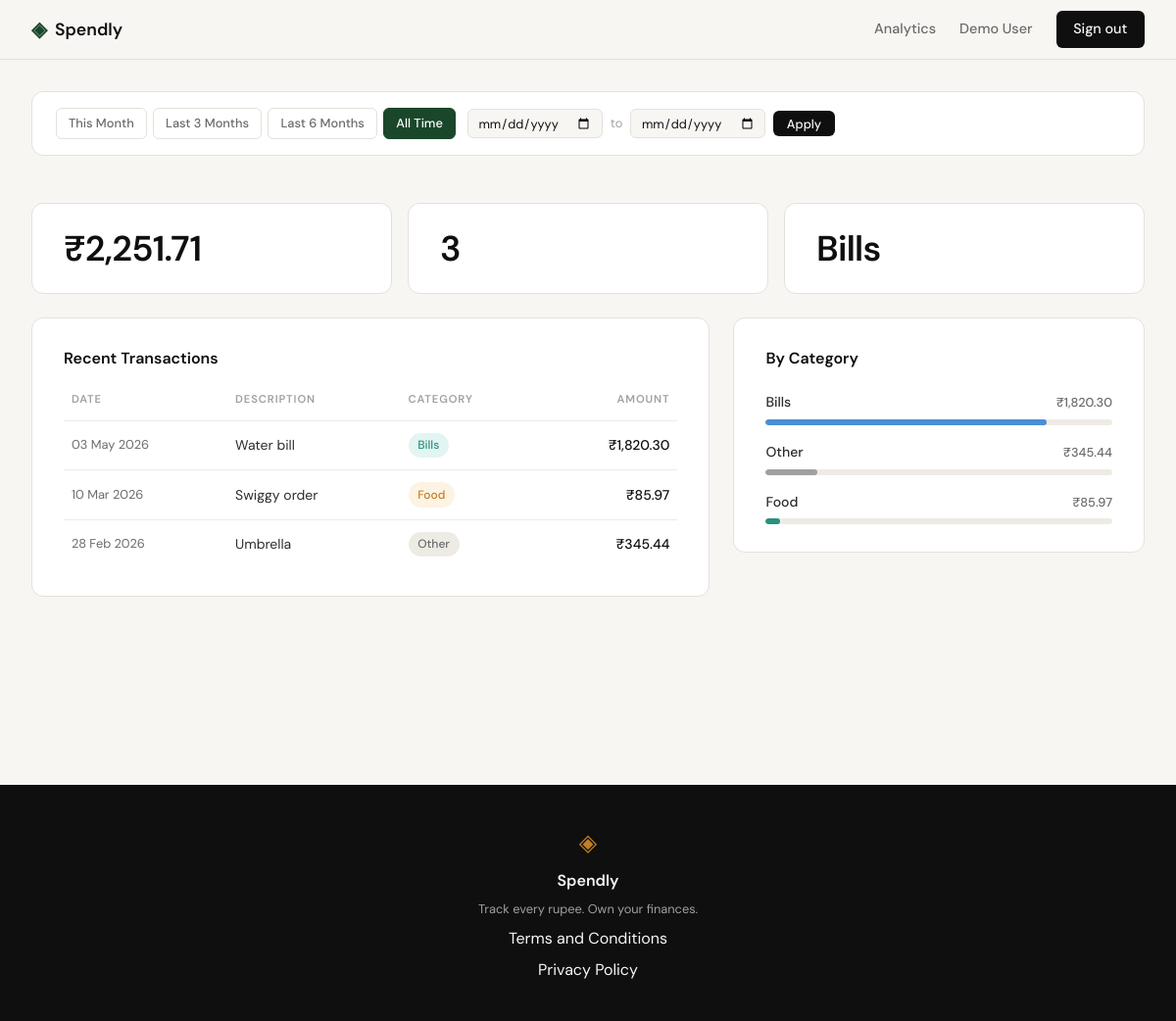
Page /profile (signed in) on the earlier database version.
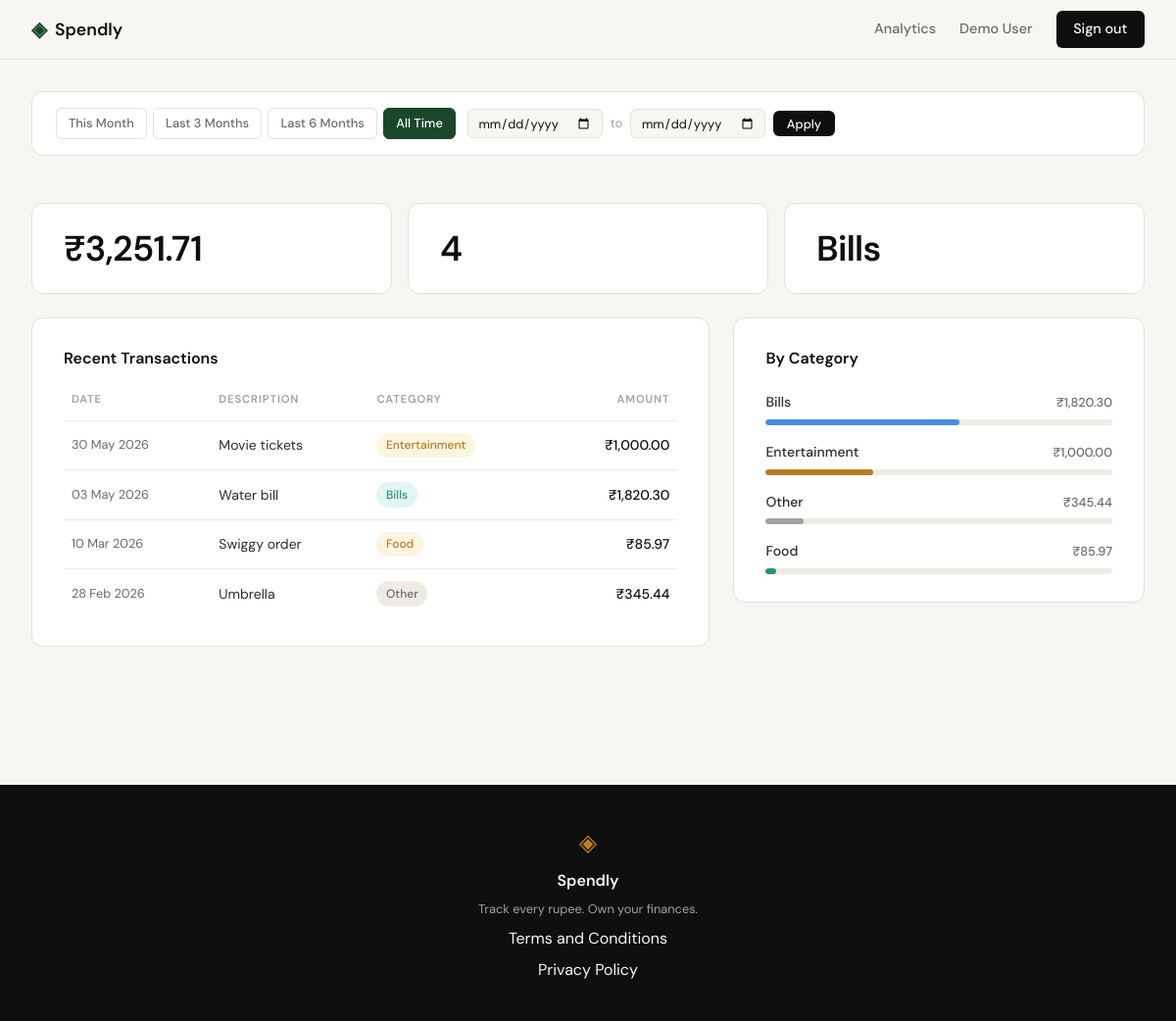
Same page on the later database version.
### tables this page shows
CREATE TABLE expenses (
            id          INTEGER PRIMARY KEY AUTOINCREMENT,
            user_id     INTEGER NOT NULL REFERENCES users(id),
            amount      REAL    NOT NULL,
            category    TEXT    NOT NULL,
            date        TEXT    NOT NULL,
            description TEXT,
            created_at  TEXT    DEFAULT (datetime('now'))
        );

### app.py (the view)
@app.route("/profile")
def profile():
    if not session.get("user_id"):
        return redirect(url_for("login"))
    user_id = session["user_id"]
    date_from = _parse_date(request.args.get("date_from", ""))
    date_to   = _parse_date(request.args.get("date_to",   ""))
    if date_from and date_to and date_from > date_to:
        flash("Start date must be before end date.")
        date_from = date_to = None
    df_str = date_from.strftime("%Y-%m-%d") if date_from else None
    dt_str = date_to.strftime("%Y-%m-%d")   if date_to   else None
    today = date.today()
    preset_this_month = {
        "date_from": today.replace(day=1).strftime("%Y-%m-%d"),
        "date_to":   today.strftime("%Y-%m-%d"),
    }
    preset_last_3 = {
        "date_from": _months_ago(today, 3).strftime("%Y-%m-%d"),
        "date_to":   today.strftime("%Y-%m-%d"),
    }
    preset_last_6 = {
        "date_from": _months_ago(today, 6).strftime("%Y-%m-%d"),
        "date_to":   today.strftime("%Y-%m-%d"),
    }
    if df_str is None and dt_str is None:
        active_filter = "all"
    elif df_str == preset_this_month["date_from"] and dt_str == preset_this_month["date_to"]:
        active_filter = "this_month"
    elif df_str == preset_last_3["date_from"] and dt_str == preset_last_3["date_to"]:
        active_filter = "last_3"
    elif df_str == preset_last_6["date_from"] and dt_str == preset_last_6["date_to"]:
        active_filter = "last_6"
    else:
        active_filter = "custom"
    db_user = get_user_by_id(user_id)
    if db_user is None:
        abort(404)
    member_since = datetime.strptime(db_user["created_at"], "%Y-%m-%d %H:%M:%S").strftime("%d %b %Y")
    user = {
        "name": db_user["name"],
        "email": db_user["email"],
        "member_since": member_since,
    }
    transactions = [
        {
            "date":        datetime.strptime(row["date"], "%Y-%m-%d").strftime("%d %b %Y"),
            "description": row["description"] or "",
            "category":    row["category"],
            "amount":      f"₹{row['amount']:,.2f}",
        }
        for row in get_expenses_by_user(user_id, date_from=df_str, date_to=dt_str)
    ]
    raw_stats = get_expense_stats(user_id, date_from=df_str, date_to=dt_str)
    stats = {
        "total_spent":       f"₹{raw_stats['total_spent']:,.2f}",
        "transaction_count": raw_stats["transaction_count"],
        "top_category":      raw_stats["top_category"],
    }
    raw_categories = get_category_breakdown(user_id, date_from=df_str, date_to=dt_str)
    grand_total = sum(row["total"] for row in raw_categories)
    categories = [
        {
            "name":       row["category"],
            "amount":     f"₹{row['total']:,.2f}",
            "percentage": round(row["total"] / grand_total * 100) if grand_total else 0,
        }
        for row in raw_categories
    ]
    return render_template(
        "profile.html",
        user=user,
        stats=stats,
        transactions=transactions,
        categories=categories,
        active_filter=active_filter,
        date_from=df_str or "",
        date_to=dt_str or "",
        preset_this_month=preset_this_month,
        preset_last_3=preset_last_3,
        preset_last_6=preset_last_6,
    )

### app.py (called while the page is built)
def _parse_date(value):
    if not value:
        return None
    try:
        return datetime.strptime(value, "%Y-%m-%d").date()
    except ValueError:
        return None

def _months_ago(today, n):
    m, y = today.month - n, today.year
    if m <= 0:
        m += 12
        y -= 1
    try:
        return date(y, m, today.day)
    except ValueError:
        return date(y, m, 1)

### database/db.py (called while the page is built)
def get_db():
    conn = sqlite3.connect(_DB_PATH)
    conn.row_factory = sqlite3.Row
    conn.execute("PRAGMA foreign_keys = ON")
    return conn

def get_user_by_id(user_id):
    conn = get_db()
    user = conn.execute(
        "SELECT id, name, email, created_at FROM users WHERE id = ?",
        (user_id,),
    ).fetchone()
    conn.close()
    return user

def _date_clause(date_from, date_to):
    if date_from and date_to:
        return " AND date BETWEEN ? AND ?", (date_from, date_to)
    return "", ()

def get_expenses_by_user(user_id, date_from=None, date_to=None):
    extra_sql, extra_params = _date_clause(date_from, date_to)
    conn = get_db()
    rows = conn.execute(
        "SELECT id, amount, category, date, description "
        "FROM expenses WHERE user_id = ?"
        + extra_sql +
        " ORDER BY date DESC",
        (user_id,) + extra_params,
    ).fetchall()
    conn.close()
    return rows

def get_expense_stats(user_id, date_from=None, date_to=None):
    extra_sql, extra_params = _date_clause(date_from, date_to)
    conn = get_db()
    agg = conn.execute(
        "SELECT SUM(amount) AS total, COUNT(*) AS cnt FROM expenses WHERE user_id = ?"
        + extra_sql,
        (user_id,) + extra_params,
    ).fetchone()
    top_row = conn.execute(
        "SELECT category, SUM(amount) AS cat_total "
        "FROM expenses WHERE user_id = ?"
        + extra_sql +
        " GROUP BY category ORDER BY cat_total DESC LIMIT 1",
        (user_id,) + extra_params,
    ).fetchone()
    conn.close()
    return {
        "total_spent":       agg["total"] if agg["total"] is not None else 0.0,
        "transaction_count": agg["cnt"]   if agg["cnt"]   is not None else 0,
        "top_category":      top_row["category"] if top_row else "—",
    }

### templates/profile.html (shortened to what this page needs)
{% extends "base.html" %}
{% block head %}
<link rel="stylesheet" href="{{ url_for('static', filename='css/profile.css') }}">
{% endblock %}
{% block content %}
<section class="profile-section">
    <div class="profile-inner">
        <div class="filter-bar">
            <div class="filter-presets">
                <a href="{{ url_for('profile', date_from=preset_this_month.date_from, date_to=preset_this_month.date_to) }}"
                   class="filter-preset{% if active_filter == 'this_month' %} filter-preset--active{% endif %}">This Month</a>
                <a href="{{ url_for('profile', date_from=preset_last_3.date_from, date_to=preset_last_3.date_to) }}"
                   class="filter-preset{% if active_filter == 'last_3' %} filter-preset--active{% endif %}">Last 3 Months</a>
                <a href="{{ url_for('profile', date_from=preset_last_6.date_from, date_to=preset_last_6.date_to) }}"
                   class="filter-preset{% if active_filter == 'last_6' %} filter-preset--active{% endif %}">Last 6 Months</a>
                <a href="{{ url_for('profile') }}"
                   class="filter-preset{% if active_filter == 'all' %} filter-preset--active{% endif %}">All Time</a>
            </div>
            <form method="GET" action="{{ url_for('profile') }}" class="filter-custom">
                <input type="date" name="date_from" value="{{ date_from }}" class="filter-date-input" aria-label="From date">
                <span class="filter-date-sep">to</span>
                <input type="date" name="date_to" value="{{ date_to }}" class="filter-date-input" aria-label="To date">
                <button type="submit" class="filter-apply-btn">Apply</button>
            </form>
        </div>
        <div class="profile-stats">
            <div class="profile-stat-card">
                <div class="profile-stat-value">{{ stats.total_spent }}</div>
            </div>
            <div class="profile-stat-card">
                <div class="profile-stat-value">{{ stats.transaction_count }}</div>
            </div>
            <div class="profile-stat-card">
                <div class="profile-stat-value">{{ stats.top_category }}</div>
            </div>
        </div>
        <div class="profile-main-grid">
            <div class="profile-card">
                <h2 class="profile-card-title">Recent Transactions</h2>
                <table class="txn-table">
                    <thead>
                        <tr>
                            <th class="txn-th">Date</th>
                            <th class="txn-th">Description</th>
                            <th class="txn-th">Category</th>
                            <th class="txn-th txn-th-right">Amount</th>
                        </tr>
                    </thead>
                    <tbody>
                        {% if transactions %}
                            {% for txn in transactions %}
                            <tr class="txn-row">
                                <td class="txn-date">{{ txn.date }}</td>
                                <td class="txn-desc">{{ txn.description }}</td>
                                <td class="txn-cat">
                                    <span class="cat-badge cat-{{ txn.category | lower }}">
                                        {{ txn.category }}
                                    </span>
                                </td>
                                <td class="txn-amount">{{ txn.amount }}</td>
                            </tr>
                            {% endfor %}
                        {% else %}
                        <tr class="txn-row">
                            <td colspan="4" class="txn-empty-cell">No transactions found for this period.</td>
                        </tr>
                        {% endif %}
                    </tbody>
                </table>
            </div>
            <div class="profile-card">
                <h2 class="profile-card-title">By Category</h2>
                <div class="category-bars">
                    {% for cat in categories %}
                    <div class="cat-bar-row">
                        <div class="cat-bar-meta">
                            <span class="cat-bar-name">{{ cat.name }}</span>
                            <span class="cat-bar-amount">{{ cat.amount }}</span>
                        </div>
                        <div class="bar-track">
                            <div class="cat-bar-fill cat-bar-{{ cat.name | lower }}"
                                 style="width: {{ cat.percentage }}%"></div>
                        </div>
                    </div>
                    {% endfor %}
                </div>
            </div>
        </div>
    </div>
</section>
{% endblock %}

### templates/base.html (shortened to what this page needs)
<!DOCTYPE html>
<html lang="en">
<head>
    <link rel="stylesheet" href="{{ url_for('static', filename='css/style.css') }}">
    {% block head %}{% endblock %}
</head>
<body>
    <nav class="navbar">
        <div class="nav-inner">
            <a href="{{ url_for('landing') }}" class="nav-brand">
                <span class="brand-icon">◈</span>
                <span class="brand-name">Spendly</span>
            </a>
            <div class="nav-links">
                {% if session.get("user_id") %}
                    <a href="{{ url_for('analytics') }}"
                       class="{% if request.endpoint == 'analytics' %}active{% endif %}">Analytics</a>
                    <a href="{{ url_for('profile') }}" class="nav-user">Demo User</a>
                    <a href="{{ url_for('logout') }}" class="nav-cta">Sign out</a>
                {% else %}
                    <a href="{{ url_for('login') }}">Sign in</a>
                    <a href="{{ url_for('register') }}" class="nav-cta">Get started</a>
                {% endif %}
            </div>
        </div>
    </nav>
    <main class="main-content">
        {% block content %}{% endblock %}
    </main>
    <footer class="footer">
        <div class="footer-inner">
            <span class="brand-icon">◈</span>
            <span class="footer-name">Spendly</span>
            <p class="footer-copy">Track every rupee. Own your finances.</p>
            <p><a href="{{ url_for('terms') }}">Terms and Conditions</a></p>
            <p><a href="{{ url_for('privacy') }}">Privacy Policy</a></p>
        </div>
    </footer>
</body>
</html>

### static/css/style.css (style rules this page uses)
:root { --ink: #0f0f0f; --ink-soft: #2d2d2d; --ink-muted: #6b6b6b; --ink-faint: #a0a0a0; --paper: #f7f6f3; --paper-warm: #f0ede6; --paper-card: #ffffff; --accent: #1a472a; --accent-light: #e8f0eb; --accent-2: #c17f24; --accent-2-light: #fdf3e3; --danger: #c0392b; --danger-light: #fdecea; --border: #e4e1da; --border-soft: #eeebe4; --font-display: 'DM Serif Display', Georgia, serif; --font-body: 'DM Sans', system-ui, sans-serif; --max-width: 1200px; --auth-width: 440px; --radius-sm: 6px; --radius-md: 12px; --radius-lg: 20px; }
*, *::before, *::after { box-sizing: border-box; margin: 0; padding: 0; }
html { font-size: 16px; scroll-behavior: smooth; }
body { background: var(--paper); color: var(--ink); font-family: var(--font-body); font-size: 1rem; line-height: 1.6; -webkit-font-smoothing: antialiased; }
a { color: inherit; text-decoration: none; }
.navbar { position: sticky; top: 0; z-index: 100; background: var(--paper); border-bottom: 1px solid var(--border); padding: 0 2rem; }
.nav-inner { max-width: var(--max-width); margin: 0 auto; height: 60px; display: flex; align-items: center; justify-content: space-between; }
.nav-brand { display: flex; align-items: center; gap: 0.5rem; font-family: var(--font-body); font-weight: 600; font-size: 1.1rem; color: var(--ink); }
.brand-icon { color: var(--accent); font-size: 1.3rem; }
.brand-name { color: var(--ink); }
.nav-links { display: flex; align-items: center; gap: 1.5rem; font-size: 0.9rem; font-weight: 500; }
.nav-links a { color: var(--ink-muted); transition: color 0.2s; }
.nav-cta { background: var(--ink) !important; color: var(--paper) !important; padding: 0.45rem 1.1rem; border-radius: var(--radius-sm); transition: background 0.2s !important; }
.main-content { min-height: calc(100vh - 60px - 100px); }
.footer { background: var(--ink); color: var(--paper); padding: 2.5rem 2rem; text-align: center; }
.footer-inner { display: flex; flex-direction: column; align-items: center; gap: 0.4rem; }
.footer .brand-icon { color: var(--accent-2); font-size: 1.5rem; }
.footer-name { font-weight: 600; font-size: 1rem; }
.footer-copy { font-size: 0.8rem; color: var(--ink-faint); }

Differences in the rows shown:
added expenses: date "30 May 2026", description "Movie tickets", category "Entertainment", amount "₹1,000.00"
Other differences:
{{ stats.total_spent }}: "₹2,251.71" → "₹3,251.71"
{{ stats.transaction_count }}: "3" → "4"
{{ cat.percentage }}: 81 → 56 (drawn)
{{ cat.percentage }}: 15 → 11 (drawn)
{{ cat.percentage }}: 4 → 3 (drawn)
new list line: "Entertainment ₹1,000.00"
